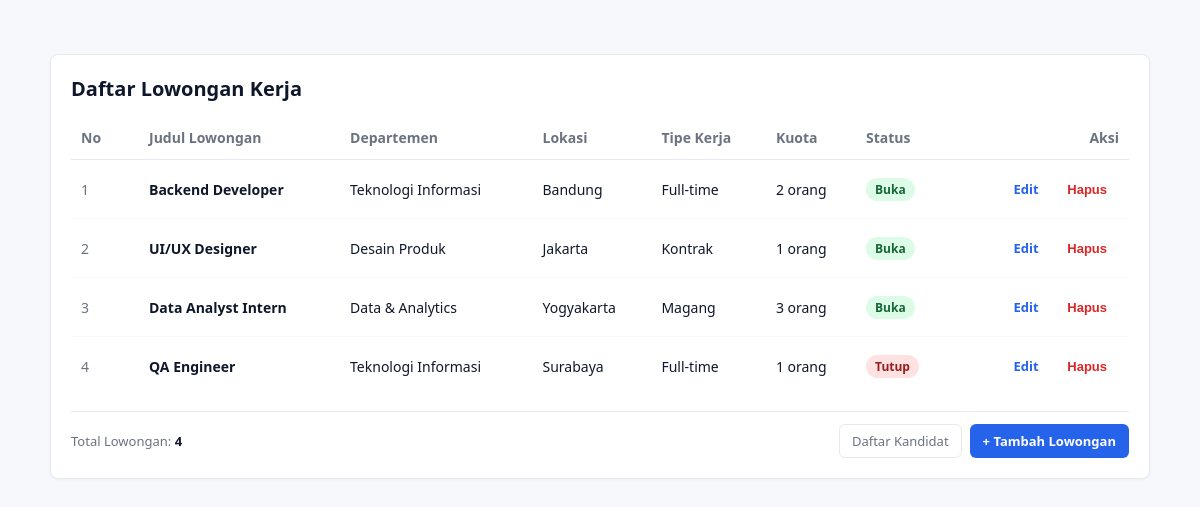
Screenshot of /project/index.php?module=lowongan with the database file from the repository.
### tables this page shows
CREATE TABLE `lowongan` (
  `id` int(11) NOT NULL AUTO_INCREMENT,
  `judul` varchar(100) NOT NULL,
  `departemen` varchar(100) NOT NULL,
  `lokasi` varchar(100) NOT NULL,
  `tipeKerja` varchar(50) NOT NULL,
  `kuota` int(11) NOT NULL DEFAULT 1,
  `status` varchar(20) NOT NULL DEFAULT 'Buka',
  PRIMARY KEY (`id`)
);

### project/models/DB.php (called while the page is built, shortened)
<?php
class DB {
    private string $host = "localhost";
    private string $db_name = "db_mvp";
    private string $username = "root";
    private string $password = "";
    private ?PDO $conn = null;
    private ?PDOStatement $result = null;
    public function __construct(
        string $host = "localhost",
        string $db_name = "db_mvp",
        string $username = "root",
        string $password = ""
    ) {
        $this->host = $host;
        $this->db_name = $db_name;
        $this->username = $username;
        $this->password = $password;
        $this->conn = $this->connect();
    }
    public function connect(): PDO {
        try {
            $dsn = "mysql:host={$this->host};dbname={$this->db_name};charset=utf8mb4";
            $options = [
                PDO::ATTR_ERRMODE => PDO::ERRMODE_EXCEPTION,
                PDO::ATTR_DEFAULT_FETCH_MODE => PDO::FETCH_ASSOC,
                PDO::ATTR_EMULATE_PREPARES => false,
            ];
            return new PDO($dsn, $this->username, $this->password, $options);
        } catch (PDOException $e) {
            throw new RuntimeException("Koneksi Database Gagal: " . $e->getMessage(), 0, $e);
        }
    }
    public function executeQuery(string $query, array $params = []): PDOStatement {
        try {
            $stmt = $this->conn->prepare($query);
            $stmt->execute($params);
            $this->result = $stmt;
            return $stmt;
        } catch (PDOException $e) {
            throw new RuntimeException("Query Gagal: " . $e->getMessage(), 0, $e);
        }
    }
    public function getAllResult(): array {
        return $this->result->fetchAll(PDO::FETCH_ASSOC);
    }
}
?>

### project/models/TabelLowongan.php (called while the page is built, shortened)
<?php
require_once __DIR__ . '/DB.php';
require_once __DIR__ . '/Lowongan.php';
class TabelLowongan extends DB implements KontrakModelLowongan {
    private function mapRowToLowongan(array $row): Lowongan {
        return new Lowongan(
            (int)$row['id'],
            $row['judul'],
            $row['departemen'],
            $row['lokasi'],
            $row['tipeKerja'],
            (int)$row['kuota'],
            $row['status']
        );
    }
    public function getAllLowongan(): array {
        $query = "SELECT * FROM lowongan ORDER BY id ASC";
        $this->executeQuery($query);
        $rows = $this->getAllResult();
        $list = [];
        foreach ($rows as $row) {
            $list[] = $this->mapRowToLowongan($row);
        }
        return $list;
    }
}
?>

### project/models/Lowongan.php (called while the page is built, shortened)
<?php
class Lowongan {
    private ?int $id;
    private string $judul;
    private string $departemen;
    private string $lokasi;
    private string $tipeKerja;
    private int $kuota;
    private string $status;
    public function __construct(
        ?int $id,
        string $judul,
        string $departemen,
        string $lokasi,
        string $tipeKerja,
        int $kuota,
        string $status
    ) {
        $this->id = $id;
        $this->judul = $judul;
        $this->departemen = $departemen;
        $this->lokasi = $lokasi;
        $this->tipeKerja = $tipeKerja;
        $this->kuota = $kuota;
        $this->status = $status;
    }
    public function getId(): ?int { return $this->id; }
    public function getJudul(): string { return $this->judul; }
    public function getDepartemen(): string { return $this->departemen; }
    public function getLokasi(): string { return $this->lokasi; }
    public function getTipeKerja(): string { return $this->tipeKerja; }
    public function getKuota(): int { return $this->kuota; }
    public function getStatus(): string { return $this->status; }
}
?>

### project/views/ViewLowongan.php (called while the page is built, shortened)
<?php
class ViewLowongan implements KontrakViewLowongan {
    private string $skinPath;
    public function __construct(string $skinPath = '', string $formPath = '') {
        $this->skinPath = $skinPath ?: __DIR__ . '/../template/skin_lowongan.html';
    }
    public function renderDaftar(string $tableRowsHtml, int $totalData): string {
        $template = file_get_contents($this->skinPath);
        $tokens = [
            '{{TABLE_ROWS}}' => $tableRowsHtml,
            '{{TOTAL_DATA}}' => (string)$totalData,
        ];
        return str_replace(array_keys($tokens), array_values($tokens), $template);
    }
}
?>

### project/presenters/PresenterLowongan.php (the view, shortened to what this page needs)
<?php
require_once __DIR__ . '/KontrakPresenterLowongan.php';
require_once __DIR__ . '/../models/Lowongan.php';
class PresenterLowongan implements KontrakPresenterLowongan {
    private KontrakModelLowongan $model;
    private KontrakViewLowongan $view;
    public function __construct(KontrakModelLowongan $model, KontrakViewLowongan $view) {
        $this->model = $model;
        $this->view = $view;
    }
    private function buildRowHtml(int $no, Lowongan $lowongan): string {
        $id = (int)$lowongan->getId();
        $judul = htmlspecialchars($lowongan->getJudul(), ENT_QUOTES, 'UTF-8');
        $departemen = htmlspecialchars($lowongan->getDepartemen(), ENT_QUOTES, 'UTF-8');
        $lokasi = htmlspecialchars($lowongan->getLokasi(), ENT_QUOTES, 'UTF-8');
        $tipeKerja = htmlspecialchars($lowongan->getTipeKerja(), ENT_QUOTES, 'UTF-8');
        $kuota = number_format($lowongan->getKuota()) . ' orang';
        $status = htmlspecialchars($lowongan->getStatus(), ENT_QUOTES, 'UTF-8');
        $statusClass = strtolower(trim($lowongan->getStatus())) === 'buka' ? 'badge-open' : 'badge-closed';
        return "<tr>
            <td class='col-id'>{$no}</td>
            <td><strong>{$judul}</strong></td>
            <td>{$departemen}</td>
            <td>{$lokasi}</td>
            <td>{$tipeKerja}</td>
            <td>{$kuota}</td>
            <td><span class='badge {$statusClass}'>{$status}</span></td>
            <td class='col-actions'>
                <a href='index.php?module=lowongan&screen=edit&id={$id}' class='btn btn-edit'>Edit</a>
                <form method='post' action='index.php?module=lowongan' style='display:inline;' onsubmit=\"return confirm('Hapus lowongan ini?')\">
                    <input type='hidden' name='action' value='hapus'>
                    <input type='hidden' name='id' value='{$id}'>
                    <button type='submit' class='btn btn-delete'>Hapus</button>
                </form>
            </td>
        </tr>";
    }
    public function tampilkanLowongan(): string {
        $listLowongan = $this->model->getAllLowongan();
        $totalLowongan = count($listLowongan);
        $rowsHtml = '';
        if (empty($listLowongan)) {
            $rowsHtml = '<tr><td colspan="8" style="text-align:center;color:#6b7280;padding:24px;">Belum ada data lowongan.</td></tr>';
        } else {
            $no = 1;
            foreach ($listLowongan as $lowongan) {
                $rowsHtml .= $this->buildRowHtml($no, $lowongan);
                $no++;
            }
        }
        return $this->view->renderDaftar($rowsHtml, $totalLowongan);
    }
}
?>

### project/index.php (shortened to what this page needs)
<?php
require_once __DIR__ . '/models/TabelLowongan.php';
require_once __DIR__ . '/views/ViewLowongan.php';
require_once __DIR__ . '/presenters/PresenterLowongan.php';
try {
    $module = $_GET['module'] ?? 'kandidat';
    $dbHost = 'localhost';
    $dbName = 'db_mvp';
    $dbUser = 'root';
    $dbPass = '';
    if ($module === 'lowongan') {
        $model = new TabelLowongan($dbHost, $dbName, $dbUser, $dbPass);
        $view = new ViewLowongan();
        $presenter = new PresenterLowongan($model, $view);
    } else {
        $model = new TabelKandidat($dbHost, $dbName, $dbUser, $dbPass);
        $view = new ViewKandidat();
        $presenter = new PresenterKandidat($model, $view);
    }
    $screen = $_GET['screen'] ?? 'list';
    if ($module === 'lowongan') {
        if ($screen === 'add') {
            echo $presenter->tampilkanFormLowongan();
        } elseif ($screen === 'edit' && isset($_GET['id'])) {
            echo $presenter->tampilkanFormLowongan((int)$_GET['id']);
        } else {
            echo $presenter->tampilkanLowongan();
        }
    }
} catch (RuntimeException $e) {
    renderDatabaseError($e);
}
?>

### rows the page displays
lowongan: id "Daftar Lowongan Kerja No Judul Lowongan Departemen Lokasi Tipe Kerja Kuota Status Aksi Total Lowongan: 4 Daftar Kandidat + Tambah Lowongan", no "4", judul "QA Engineer", departemen "Teknologi Informasi", lokasi "Surabaya", tipeKerja "Full-time", kuota "1 orang", status "Tutup"
lowongan: no "1", judul "Backend Developer", departemen "Teknologi Informasi", lokasi "Bandung", tipeKerja "Full-time", kuota "2 orang", status "Buka"
lowongan: no "2", judul "UI/UX Designer", departemen "Desain Produk", lokasi "Jakarta", tipeKerja "Kontrak", kuota "1 orang", status "Buka"
lowongan: no "3", judul "Data Analyst Intern", departemen "Data & Analytics", lokasi "Yogyakarta", tipeKerja "Magang", kuota "3 orang", status "Buka"
